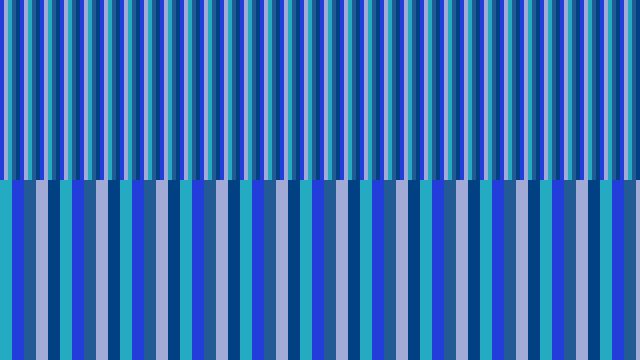
Frame 1 (no input)
Frame 2 (the mouse pressed at the canvas centre, redrawn once): identical to frame 1, image omitted

The Processing sketch that drew this single still picture (run headless with seeded random() and noise(); the mouse was pressed at the canvas centre and the sketch redrawn once):

// Processing sketch: Relativity1a
// ── Relativity1a.pde
/**
 * Relativity. 
 * 
 * Each color is perceived in relation to other colors. The top and bottom 
 * bars each contain the same component colors, but a different display order 
 * causes individual colors to appear differently. 
 */
 
color a, b, c, d, e;

void setup() {
  size(640, 360);
  noStroke();
  a = color(35, 61, 219);
  b = color(162, 170, 214);
  c = color(37, 171, 193);
  d = color(34, 91, 147);
  e = color(1, 65, 131);
  noLoop();  // Draw only one time
}

void draw() {
  drawBand(a, b, c, d, e, 0, width/150);
  drawBand(c, a, d, b, e, height/2, width/50);
}

void drawBand(color v, color w, color x, color y, color z, int ypos, int barWidth) {
  int num = 5;
  color[] colorOrder = { v, w, x, y, z };
  for(int i = 0; i < width; i += barWidth*num) {
    for(int j = 0; j < num; j++) {
      fill(colorOrder[j]);
      rect(i+j*barWidth, ypos, barWidth, height/2);
    }
  }
}
